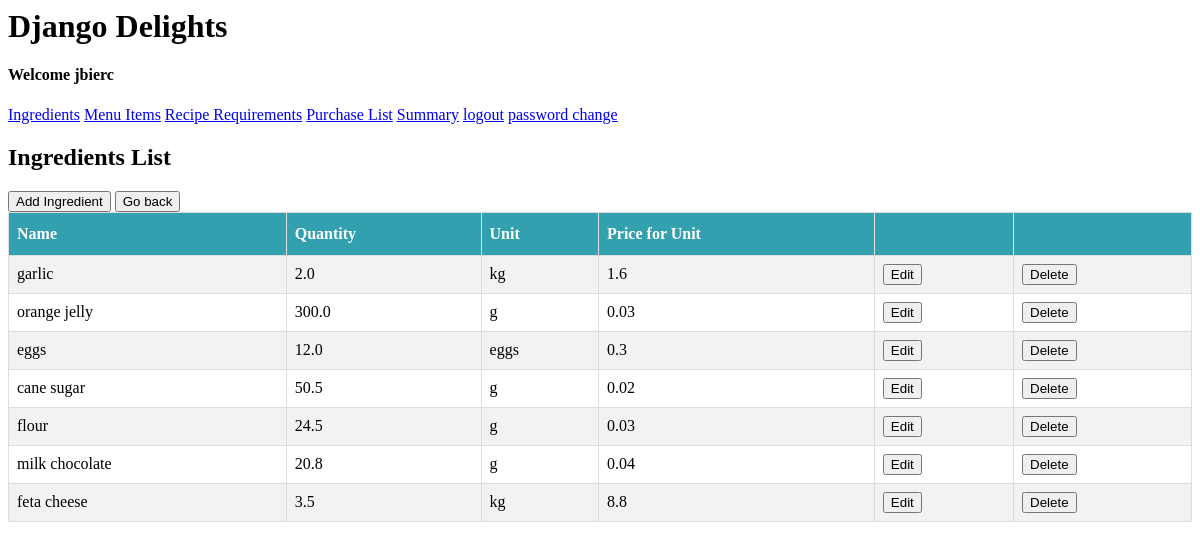
Page /ingredient/list (signed in) on the earlier database version.
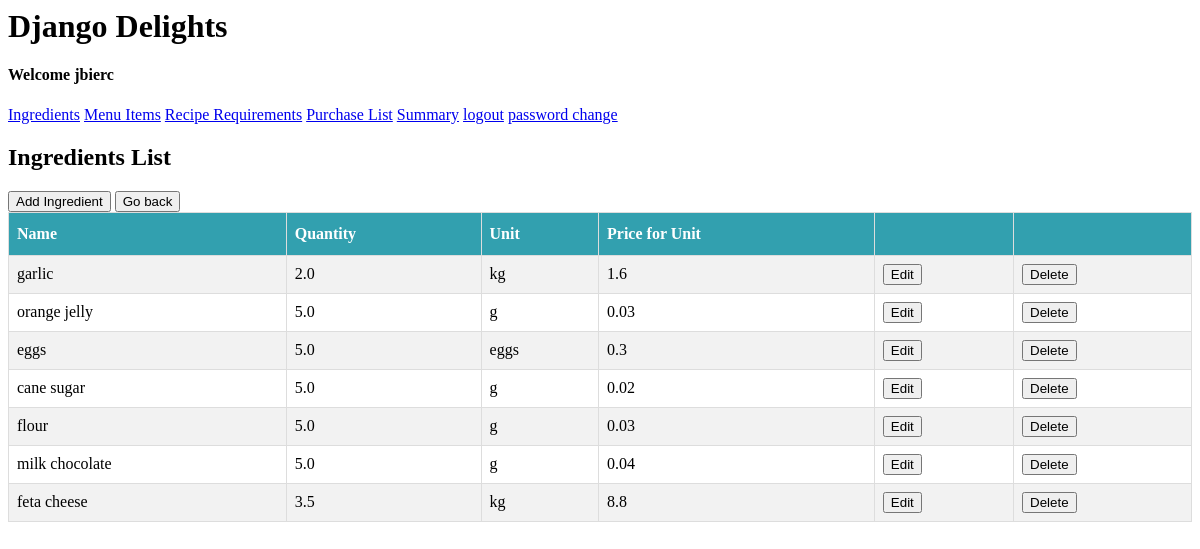
Same page on the later database version.
### delights_app/models.py (models this page shows, shortened)
class Ingredient(models.Model):
    TEASPOON = "tsp"
    TABLESPOON = "tbsp"
    GRAMS = "g"
    KILOGRAMS = "kg"
    EGGS = "eggs"
    UNIT_TYPE_CHOICES = [(TEASPOON, "teaspoon"), (TABLESPOON, "tablespoon"), (GRAMS, "grams"), (KILOGRAMS, "kilograms"), (EGGS, "eggs")]
    name = models.CharField(max_length=30)
    quantity = models.FloatField(default=0.0)
    unit = models.CharField(max_length=4, choices=UNIT_TYPE_CHOICES, default=GRAMS)
    unit_price = models.FloatField(default=0.0)

### delights_app/views.py (the view)
# urls.py: path('ingredient/list', views.IngredientList.as_view(), name='ingredientlist'),
class IngredientList(LoginRequiredMixin, ListView):
  model = Ingredient

### delights_app/templates/delights_app/ingredient_list.html (shortened to what this page needs)
{% extends "base.html" %}
{% load static%}
{% block content %}
<h2>Ingredients List</h2>
<a href="{% url 'ingredientcreate' %}"><button class="btn">Add Ingredient</button></a>
<a href="{% url 'home' %}"><input type="button" value="Go back"/></a>
<table id="ingredient">
    <tr>
        <th>Name</th>
        <th>Quantity</th>
        <th>Unit</th>
        <th>Price for Unit</th>
        <th></th>
        <th></th>
    </tr>
    {% for ingredient in ingredient_list %}
    <tr>
        <td>{{ ingredient.name }}</td>
        <td>{{ ingredient.quantity }}</td>
        <td>{{ ingredient.unit }}</td>
        <td>{{ ingredient.unit_price }}</td>
        <td><a href="{% url 'ingredientupdate' ingredient.id %}"><button>Edit</button></a></td>
        <td><a href="{% url 'ingredientdelete' ingredient.id %}"><button>Delete</button></a></td>
    </tr>
    {% endfor%}
</table>
{% endblock %}

Differences in the rows shown:
changed Ingredient "orange jelly": quantity "300.0" → "5.0"
changed Ingredient "eggs": quantity "12.0" → "5.0"
changed Ingredient "cane sugar": quantity "50.5" → "5.0"
changed Ingredient "flour": quantity "24.5" → "5.0"
changed Ingredient "milk chocolate": quantity "20.8" → "5.0"
